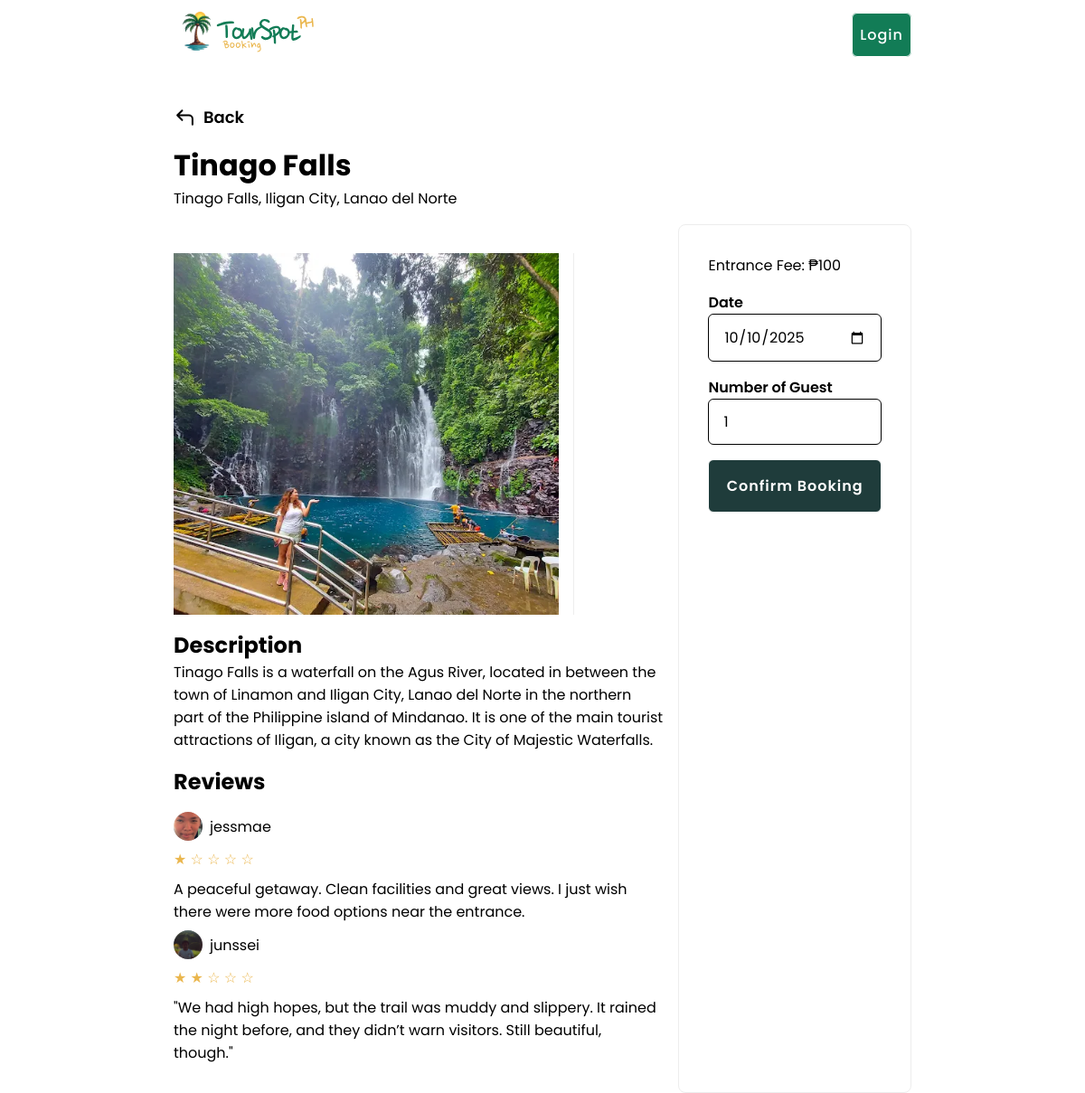
The app's page /touristspots/4/view with its own data.
### booking/models.py (models this page shows, shortened)
class TouristSpot(models.Model):
    image = models.ImageField(upload_to='spots', blank=True, null=True, validators=[
            FileExtensionValidator(allowed_extensions=['jpg', 'jpeg', 'webp']),
            validate_image_size
        ])
    spotname = models.CharField(max_length=50, unique=True, blank=False)
    address = models.CharField(max_length=150, blank=False)
    description = models.TextField()
    entrancefee = models.IntegerField()
    openingday = models.CharField(max_length=15, choices=days, default="MON")
    openinghours = models.TimeField(default='00:00:00')
    createdDate = models.DateTimeField(auto_now_add=True)
    category = models.ForeignKey(Category, on_delete=models.CASCADE)
    createdby = models.ForeignKey(CustomUser, on_delete=models.CASCADE)
    is_approved = models.BooleanField(default=False)

class Review(models.Model):
    user = models.ForeignKey(CustomUser, on_delete=models.CASCADE)
    spot = models.ForeignKey(TouristSpot, on_delete=models.CASCADE)
    rating = models.CharField(choices=rating, default="1", max_length=10)
    review = models.TextField()
    createdDate = models.DateTimeField(auto_now_add=True)

class CustomUser(AbstractBaseUser, PermissionsMixin):
    email = models.EmailField(unique=True)
    address = models.CharField(max_length=150, blank=True)
    phone = models.CharField(max_length=15, blank=True)
    first_name = models.CharField(max_length=50, blank=True)
    last_name = models.CharField(max_length=50, blank=True)
    registration_date = models.DateTimeField(auto_now_add=True)
    username = models.CharField(max_length=30, unique=True, blank=True)
    image = models.ImageField(
        upload_to='profiles', blank=True, null=True, validators=[
            FileExtensionValidator(allowed_extensions=['jpg', 'jpeg', 'webp']),
            validate_image_size
        ])
    is_active = models.BooleanField(default=True)
    is_staff = models.BooleanField(default=False)
    is_tourguide = models.BooleanField(default=False)
    objects = CustomUserManager()
    USERNAME_FIELD = 'email'
    REQUIRED_FIELDS = []

### booking/views/touristViews.py (the view)
# urls.py: path('touristspots/<int:id>/view', touristViews.view_touristspot, name='view_touristspot'),
def view_touristspot(request, id):
    if request.method == 'POST':
        booking = BookingForm(request.POST)
        reviewform = AddReviewForm(request.POST)
        bookingline = BookingLineForm(request.POST)
        if reviewform.is_valid():
            review = reviewform.save(commit=False)
            review.user = request.user
            review.spot = TouristSpot.objects.get(id=id)
            review.save()
            messages.success(request, "Review added successfully!")
            return redirect('view_touristspot', id)
        elif booking.is_valid() and bookingline.is_valid():
            booking = booking.save(commit=False)
            booking.user = request.user
            booking.save()
            bookingline = bookingline.save(commit=False)
            bookingline.booking = booking
            bookingline.spot = TouristSpot.objects.get(id=id)
            bookingline.save()
            messages.success(request, "Booking added successfully!")
            return redirect('view_touristspot', id)
    else:
        booking = BookingForm()
        reviewform = AddReviewForm()
        bookingline = BookingLineForm()
    list = TouristSpot.objects.get(id=id)
    reviews = Review.objects.filter(spot=list)
    gallery = PhotoGallery.objects.filter(spotID=list)[:5]
    context = {
        'list': list,
        'gallery': gallery,
        'booking': booking,
        'bookingline': bookingline,
        'reviews': reviews,
        'reviewform': reviewform,
    }
    template = loader.get_template('tourist/view_touristspots.html')
    return HttpResponse(template.render(context, request))

### booking/forms.py
class BookingForm(forms.ModelForm):
    class Meta:
        model = Booking
        fields = ['user', 'totalcost']
        widgets = {
            'user': forms.Select(attrs={'class': 'form-control', 'required': True}),
            'totalcost': forms.NumberInput(attrs={'class': 'form-control', 'required': True}),
        }

class BookingLineForm(forms.ModelForm):
    class Meta:
        model = BookingLine
        fields = ['spot', 'visitDate', 'numberOfPeople', 'price']
        widgets = {
            'spot': forms.Select(attrs={'required': True}),
            'visitDate': forms.DateInput(attrs={'type': 'date', 'required': True}),
            'numberOfPeople': forms.NumberInput(attrs={'required': True}),
            'price': forms.NumberInput(attrs={'class': 'form-control', 'required': True}),
        }

### booking/templates/tourist/view_touristspots.html (shortened to what this page needs)
{% extends 'master.html' %}
{% load static %}
{% block content %}
<div class="view-section section">
    <div class="view-header">
        <a href="{% url 'touristspots' %}" class="back-btn delt"><img src="{% static 'icon/action-icons=back.svg' %}"> Back </a>
        <div>
            <h1 class="header">
                {{list.spotname}}
            </h1>
            <div class="subheader">
                {{list.address}}
            </div>
        </div>
    </div>
    <div class="view-body">
        <div class="view-content">
            <div class="content-image">
                <div class="main-image">
                    <img src="{{ list.image.url }}" class="image" alt="image-card">
                </div>
                <div class="sub-images">
                </div>
            </div>
            <div class="content-description">
                <h2> Description </h2>
                <p>
                    {{list.description}}
                </p>
            </div>
            <div class="content-reviews">
                <h2> Reviews </h2>
                <div class="reviews-slide">
                {% for z in reviews %}
                    <div class="review-username">
                        <img src="{{ z.user.image.url }}" alt="profile">
                        {{ z.user.username }}
                    </div>
                    <div class="review-rating" style="color: #EAB64D">
                        {% if z.rating == '1' %}
                            ★  ☆  ☆  ☆  ☆
                        {% elif z.rating == '2' %}
                            ★  ★  ☆  ☆  ☆
                        {% elif z.rating == '3' %}
                            ★  ★  ★  ☆  ☆
                        {% elif z.rating == '4' %}
                            ★  ★  ★  ★  ☆
                        {% elif z.rating == '5' %}
                            ★  ★  ★  ★  ★
                        {% endif %}
                    </div>
                    <div class="review-para">
                        {{ z.review }}
                    </div>
                {% endfor %}
                </div>
            </div>
        </div>
        <form class="view-actions" action="" method="post">
            <p> Entrance Fee: ₱<span>{{ list.entrancefee }}</span></p>
            <div class="input-group">
                <label for=""> Date </label>
                <div class="input-container">
                    {{ bookingline.visitDate }}
                </div>
            </div>
            <div class="input-group">
                <label for=""> Number of Guest </label>
                <div class="input-container">
                    {{ bookingline.numberOfPeople }}
                </div>
            </div>
            <button class="button button-clrbackground"> Confirm Booking </button>
        </form>
    </div>
</div>
{% endblock %}

### static/css/main.css (style rules this page uses)
* { margin: 0; padding: 0; box-sizing: border-box; }
body { font-weight: 400; font-style: normal; position: relative; background-color: var(--white); font-family: "Poppins", sans-serif; }
.section, .container, .subsection { font-size: 16px; padding: 9px 192px; }
.section { width: 100%; height: 100vh; max-height: 100vh; padding-top: 100px; }
.input-group label { font-weight: 600; }
.input-group .input-container { padding: 12px 16px; border-radius: 6px; border: 1px solid var(--black); }

### static/css/touristspot.css (style rules this page uses)
.view-section { display: flex; position: relative; flex-direction: column; }
.view-section .view-header { gap: 16px; padding: 16px 0; display: flex; flex-direction: column; align-items: first baseline; }
.view-header .back-btn { gap: 8px; display: flex; cursor: pointer; font-size: 18px; font-weight: 600; align-items: center; color: var(--black); text-decoration: none; }
.view-section .view-body { gap: 32px 16px; width: 100%; display: flex; flex-direction: row; }
.view-body .view-content { gap: 16px; display: flex; padding: 32px 0; flex-direction: column; }
.view-content .content-image { gap: 16px; width: 100%; height: 400px; display: flex; flex-direction: row; }
.content-image .main-image { width: 100%; height: 400px; min-height: 400px; object-fit: cover; background-size: cover; background-position: center; }
.main-image img { width: 100%; height: 100%; object-fit: cover; background-size: cover; background-position: center; }
.content-image .sub-images { gap: 8px; width: 100%; height: 100%; display: flex; overflow: auto; max-width: 100px; flex-direction: column; padding-left: 8px; border-left: 1px solid var(--lightgray); }
.view-content .content-reviews { gap: 16px; display: flex; flex-direction: column; }
.content-reviews .reviews-slide { gap: 8px; display: flex; flex-direction: column; }
.reviews-slide .review-username { gap: 8px; display: flex; align-items: center; flex-direction: row; }
.review-username img { width: 32px; height: 32px; object-fit: cover; border-radius: 50%; background-size: cover; background-position: center; }
.view-body .view-actions { gap: 16px; width: 100%; padding: 32px; display: flex; position: relative; border-radius: 8px; flex-direction: column; border: 1px solid var(--lightgray); }
.view-actions button { width: 100%; }

### static/css/component.css (style rules this page uses)
:root { --font_family: "Poppins", sans-serif; --primary: #127C56; --secondary: #EAB64D; --background: #1F3C3B; --red: #EA4D4D; --darkred: #7C1214; --gray: #323232; --lightgray: #EDEDED; --green: #4DEA5F; --darkgreen: #127C56; --black: #000000; --white: #FFFFFF; --header_32px: 32px; --header_24px: 24px; --header_20px: 20px; --header_18px: 18px; --normal_16px: 16px; --normal_14px: 14px; --normal_12px: 12px; --normal_10px: 10px; --normal_8px: 8px; --normal_6px: 6px; }
h1 { text-transform: capitalize; }
input[type="text"], input[type="password"], input[type="email"], input[type="number"], select, textarea, input[type="time"], input[type="file"], input[type="date"] { width: 100%; cursor: text !important; height: 100%; border: none; outline: none; font-size: 16px; font-weight: 400; font-style: normal; font-family: var(--font_family); }
.button { text-align: center; text-decoration: none; font-family: "Poppins", sans-serif; font-style: normal; font-weight: 600; padding: 16px; gap: 10px; font-size: 16px; border-radius: 6px; letter-spacing: 1px; border: solid 1px var(--black); }
.button-clrbackground { cursor: pointer; color: var(--white); border-color: var(--white); background-color: var(--background); }

### records on screen
TouristSpot: spotname "Tinago Falls", address "Tinago Falls, Iligan City, Lanao del Norte", image (picture), description "Tinago Falls is a waterfall on the Agus River, located in between the town of Linamon and Iligan City, Lanao del Norte in the northern part of the Philippine island of Mindanao. It is one of the main tourist attractions of Iligan, a city known as the City of Majestic Waterfalls.", entrancefee "100"
Review: user.image (picture), user.username "jessmae", review "A peaceful getaway. Clean facilities and great views. I just wish there were more food options near the entrance."
Review: user.image (picture), user.username "junssei", review "\"We had high hopes, but the trail was muddy and slippery. It rained the night before, and they didn’t warn visitors. Still beautiful, though.\""
